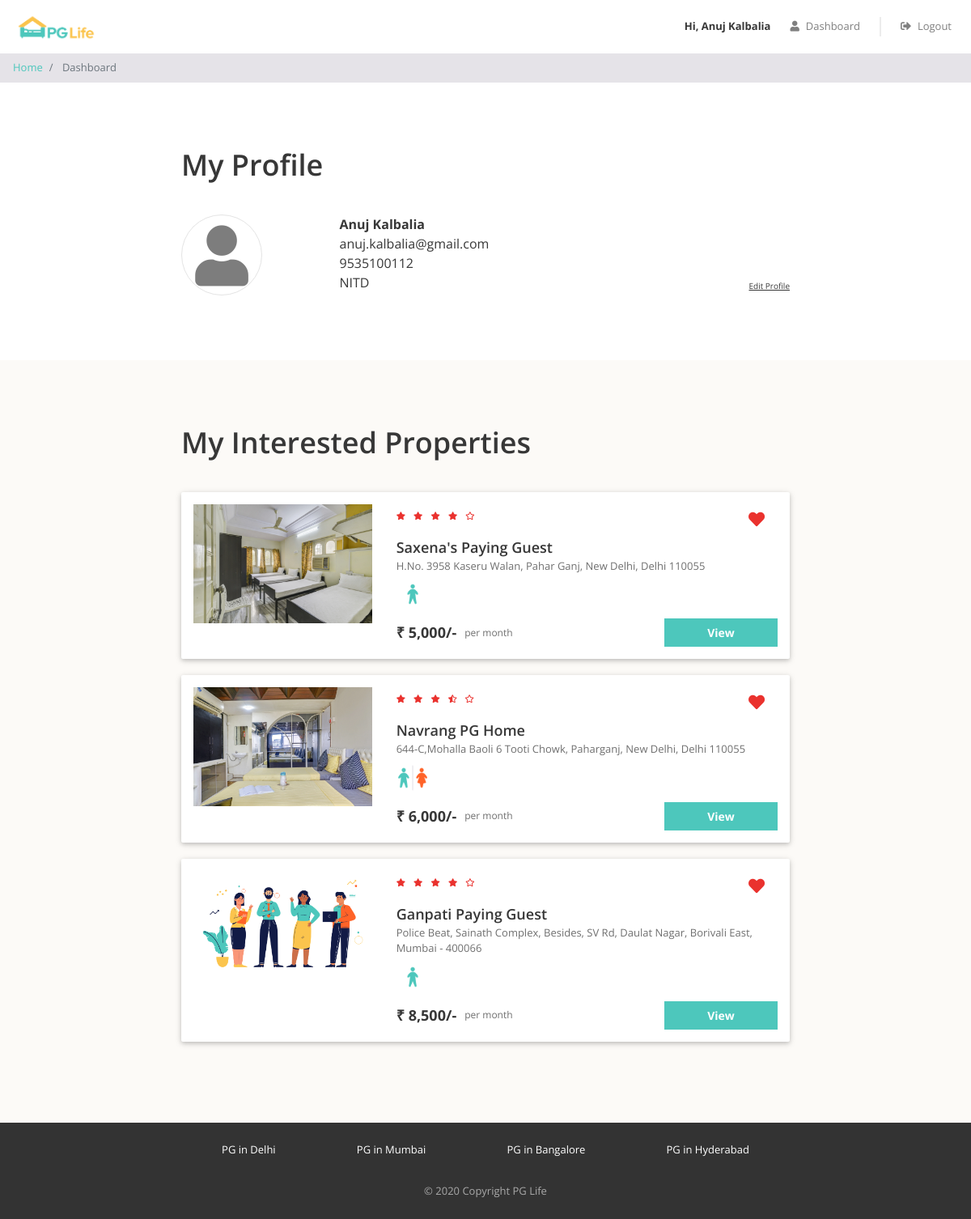
/dashboard.php (signed in), run on the app's committed database.
### tables this page shows
CREATE TABLE `users` (
  `id` int(11) NOT NULL,
  `email` varchar(100) NOT NULL,
  `password` varchar(255) NOT NULL,
  `full_name` varchar(100) NOT NULL,
  `phone` varchar(20) NOT NULL,
  `gender` enum('male','female') NOT NULL,
  `college_name` varchar(100) NOT NULL
);

CREATE TABLE `properties` (
  `id` int(11) NOT NULL,
  `city_id` int(11) NOT NULL,
  `name` varchar(100) NOT NULL,
  `address` varchar(255) NOT NULL,
  `description` longtext NOT NULL,
  `gender` enum('male','female','unisex') NOT NULL,
  `rent` int(11) NOT NULL,
  `rating_clean` float(2,1) NOT NULL,
  `rating_food` float(2,1) NOT NULL,
  `rating_safety` float(2,1) NOT NULL
);

### dashboard.php (the view, shortened to what this page needs)
<?php
require_once "includes/database_connect.php";
$user_id = filter_var($_SESSION['user_id'], FILTER_VALIDATE_INT);
$user_stmt = mysqli_prepare($conn, 'SELECT id, email, full_name, phone, gender, college_name FROM users WHERE id = ? LIMIT 1');
mysqli_stmt_bind_param($user_stmt, 'i', $user_id);
mysqli_stmt_execute($user_stmt);
$user_result = mysqli_stmt_get_result($user_stmt);
$user = $user_result ? mysqli_fetch_assoc($user_result) : null;
$interested_stmt = mysqli_prepare(
    $conn,
    'SELECT p.* FROM interested_users_properties iup INNER JOIN properties p ON iup.property_id = p.id WHERE iup.user_id = ? ORDER BY p.id'
);
mysqli_stmt_bind_param($interested_stmt, 'i', $user_id);
mysqli_stmt_execute($interested_stmt);
$interested_result = mysqli_stmt_get_result($interested_stmt);
$interested_properties = $interested_result ? mysqli_fetch_all($interested_result, MYSQLI_ASSOC) : [];
?>
<!DOCTYPE html>
<html lang="en">
<head>
    <?php
    include "includes/head_links.php";
    ?>
    <link href="css/dashboard.css" rel="stylesheet" />
</head>
<body>
    <?php
    include "includes/header.php";
    ?>
    <nav aria-label="breadcrumb">
        <ol class="breadcrumb py-2">
            <li class="breadcrumb-item">
                <a href="index.php">Home</a>
            </li>
            <li class="breadcrumb-item active" aria-current="page">
                Dashboard
            </li>
        </ol>
    </nav>
    <div class="my-profile page-container">
        <h1>My Profile</h1>
        <div class="row">
            <div class="col-md-3 profile-img-container">
                <i class="fas fa-user profile-img"></i>
            </div>
            <div class="col-md-9">
                <div class="row no-gutters justify-content-between align-items-end">
                    <div class="profile">
                        <div class="name"><?= htmlspecialchars((string)$user['full_name'], ENT_QUOTES, 'UTF-8') ?></div>
                        <div class="email"><?= htmlspecialchars((string)$user['email'], ENT_QUOTES, 'UTF-8') ?></div>
                        <div class="phone"><?= htmlspecialchars((string)$user['phone'], ENT_QUOTES, 'UTF-8') ?></div>
                        <div class="college"><?= htmlspecialchars((string)$user['college_name'], ENT_QUOTES, 'UTF-8') ?></div>
                    </div>
                    <div class="edit">
                        <div class="edit-profile">Edit Profile</div>
                    </div>
                </div>
            </div>
        </div>
    </div>
    <?php
    if (count($interested_properties) > 0) {
    ?>
        <div class="my-interested-properties">
            <div class="page-container">
                <h1>My Interested Properties</h1>
                <?php
                foreach ($interested_properties as $property) {
                    $property_id = (int)$property['id'];
                    $property_images = glob(__DIR__ . "/img/properties/" . $property_id . "/*") ?: [];
                    $property_image = $property_images
                        ? "img/properties/" . $property_id . "/" . basename($property_images[0])
                        : "img/about.jpg";
                ?>
                    <div class="property-card property-id-<?= $property['id'] ?> row">
                        <div class="image-container col-md-4">
                            <img src="<?= htmlspecialchars($property_image, ENT_QUOTES, 'UTF-8') ?>" alt="Property image" />
                        </div>
                        <div class="content-container col-md-8">
                            <div class="row no-gutters justify-content-between">
                                <?php
                                $total_rating = ($property['rating_clean'] + $property['rating_food'] + $property['rating_safety']) / 3;
                                $total_rating = round($total_rating, 1);
                                ?>
                                <div class="star-container" title="<?= $total_rating ?>">
                                    <?php
                                    $rating = $total_rating;
                                    for ($i = 0; $i < 5; $i++) {
                                        if ($rating >= $i + 0.8) {
                                    ?>
                                            <i class="fas fa-star"></i>
                                        <?php
                                        } elseif ($rating >= $i + 0.3) {
                                        ?>
                                            <i class="fas fa-star-half-alt"></i>
                                        <?php
                                        } else {
                                        ?>
                                            <i class="far fa-star"></i>
                                    <?php
                                        }
                                    }
                                    ?>
                                </div>
                                <div class="interested-container">
                                    <i class="is-interested-image fas fa-heart" property_id="<?= $property['id'] ?>"></i>
                                </div>
                            </div>
                            <div class="detail-container">
                                <div class="property-name"><?= htmlspecialchars((string)$property['name'], ENT_QUOTES, 'UTF-8') ?></div>
                                <div class="property-address"><?= htmlspecialchars((string)$property['address'], ENT_QUOTES, 'UTF-8') ?></div>
                                <div class="property-gender">
                                    <?php
                                    if ($property['gender'] == "male") {
                                    ?>
                                        <img src="img/male.png">
                                    <?php
                                    } elseif ($property['gender'] == "female") {
                                    ?>
                                        <img src="img/female.png">
                                    <?php
                                    } else {
                                    ?>
                                        <img src="img/unisex.png">
                                    <?php
                                    }
                                    ?>
                                </div>
                            </div>
                            <div class="row no-gutters">
                                <div class="rent-container col-6">
                                    <div class="rent">₹ <?= number_format($property['rent']) ?>/-</div>
                                    <div class="rent-unit">per month</div>
                                </div>
                                <div class="button-container col-6">
                                    <a href="property_detail.php?property_id=<?= $property['id'] ?>" class="btn btn-primary">View</a>
                                </div>
                            </div>
                        </div>
                    </div>
                <?php
                }
                ?>
            </div>
        </div>
    <?php
    }
    ?>
    <?php
    include "includes/footer.php";
    ?>
</body>
</html>

### includes/head_links.php (shortened to what this page needs)
<link href="css/bootstrap.min.css" rel="stylesheet" />
<link href="https://use.fontawesome.com/releases/v5.11.2/css/all.css" rel="stylesheet" />
<link href="css/common.css" rel="stylesheet" />

### includes/header.php (shortened to what this page needs)
<div class="header sticky-top">
    <nav class="navbar navbar-expand-md navbar-light">
        <a class="navbar-brand" href="index.php">
            <img src="img/logo.png" />
        </a>
        <div class="collapse navbar-collapse justify-content-end" id="my-navbar">
            <ul class="navbar-nav">
                <?php
                if (!isset($_SESSION["user_id"])) {
                ?>
                    <li class="nav-item">
                        <a class="nav-link" href="#" data-toggle="modal" data-target="#signup-modal">
                            <i class="fas fa-user"></i>Signup
                        </a>
                    </li>
                    <div class="nav-vl"></div>
                    <li class="nav-item">
                        <a class="nav-link" href="#" data-toggle="modal" data-target="#login-modal">
                            <i class="fas fa-sign-in-alt"></i>Login
                        </a>
                    </li>
                <?php
                } else {
                ?>
                    <div class='nav-name'>
                        Hi, <?php echo htmlspecialchars((string)($_SESSION["full_name"] ?? ""), ENT_QUOTES, "UTF-8"); ?>
                    </div>
                    <li class="nav-item">
                        <a class="nav-link" href="dashboard.php">
                            <i class="fas fa-user"></i>Dashboard
                        </a>
                    </li>
                    <div class="nav-vl"></div>
                    <li class="nav-item">
                        <a class="nav-link" href="logout.php">
                            <i class="fas fa-sign-out-alt"></i>Logout
                        </a>
                    </li>
                <?php
                }
                ?>
            </ul>
        </div>
    </nav>
</div>

### includes/footer.php (shortened to what this page needs)
<div class="footer">
    <div class="page-container footer-container">
        <div class="footer-cities">
            <div class="footer-city">
                <a href="property_list.php?city=Delhi">PG in Delhi</a>
            </div>
            <div class="footer-city">
                <a href="property_list.php?city=Mumbai">PG in Mumbai</a>
            </div>
            <div class="footer-city">
                <a href="property_list.php?city=Bengaluru">PG in Bangalore</a>
            </div>
            <div class="footer-city">
                <a href="property_list.php?city=Hyderabad">PG in Hyderabad</a>
            </div>
        </div>
        <div class="footer-copyright">© 2020 Copyright PG Life </div>
    </div>
</div>

### css/common.css (style rules this page uses)
* { box-sizing: border-box; font-family: 'Open Sans', sans-serif; }
body { color: #373737; font-size: 16px; position: relative; }
h1, h2, h3, h4, h5, h6 { font-weight: 600; }
h1 { font-size: 36px; margin-bottom: 40px; }
.btn-primary, .btn-warning, .btn-danger { color: white; font-weight: bold; }
.breadcrumb { background-color: #e5e3e8; font-size: 13px; border-radius: 0px; margin-bottom: 0px; }
.page-container { max-width: 800px; padding: 80px 24px; margin: auto; }
.header { background-color: white; font-size: 13px; }
.header .navbar .navbar-brand img { height: 40px; }
.header .navbar .nav-item i { margin-right: 8px; }
.header .nav-vl { border-left: 2px solid #d6d6d678; height: 24px; margin: auto 16px; display: block; }
.header .nav-name { font-weight: bold; margin: auto 16px; }
.footer { background-color: #333333; font-size: 13px; }
.footer-container { padding: 24px; }
.footer-cities { display: flex; flex-wrap: wrap; justify-content: space-around; }
.footer-city { margin-bottom: 8px; text-align: center; }
.footer-city a { color: #ffffff; }
.footer-copyright { color: #a9a9a9; text-align: center; padding-top: 24px; }

### css/dashboard.css (style rules this page uses)
.profile-img { color: #7d7d7d; font-size: 75px; text-align: center; border: 1px solid #e4e4e4; border-radius: 50%; height: 100px; width: 100px; line-height: 100px; }
.profile .name { font-weight: bold; }
.edit-profile { font-size: 10px; text-decoration: underline; cursor: pointer; }
.my-interested-properties { background-color: #fcfaf7; }
.property-card { background-color: #ffffff; border-radius: 2px; padding: 15px 0px; margin: 20px auto; box-shadow: 0 2px 5px 0 rgba(0, 0, 0, 0.16), 0 2px 10px 0 rgba(0, 0, 0, 0.12); }
.image-container { text-align: center; }
.image-container img { width: 100%; max-width: 300px; }
.star-container i { color: #EA322E; font-size: 10px; margin-right: 6px; }
.interested-container { text-align: center; padding: 8px 16px; }
.interested-container i { color: #EA322E; font-size: 20px; cursor: pointer; }
.detail-container { padding-bottom: 10px; }
.property-name { font-size: 18px; font-weight: 600; }
.property-address { color: #6f6f6f; font-size: 13px; padding-bottom: 5px; }
.property-gender img { width: 40px; }
.rent-container { display: flex; align-items: center; }
.rent { font-size: 18px; font-weight: bold; padding-right: 10px; }
.rent-unit { color: #6f6f6f; font-size: 12px; }
.button-container .btn { font-size: 14px; border-radius: 0px; width: 140px; float: right; }

### data on the page
users: full_name "Anuj Kalbalia", email "anuj.kalbalia@gmail.com", phone "9535100112", college_name "NITD"
properties: shows a picture, name "Saxena's Paying Guest", address "H.No. 3958 Kaseru Walan, Pahar Ganj, New Delhi, Delhi 110055", rent "5,000"
properties: shows a picture, name "Navrang PG Home", address "644-C,Mohalla Baoli 6 Tooti Chowk, Paharganj, New Delhi, Delhi 110055", rent "6,000"
properties: shows a picture, name "Ganpati Paying Guest", address "Police Beat, Sainath Complex, Besides, SV Rd, Daulat Nagar, Borivali East, Mumbai - 400066", rent "8,500"

### other printed values
$_SESSION["full_name"] "Anuj Kalbalia"
